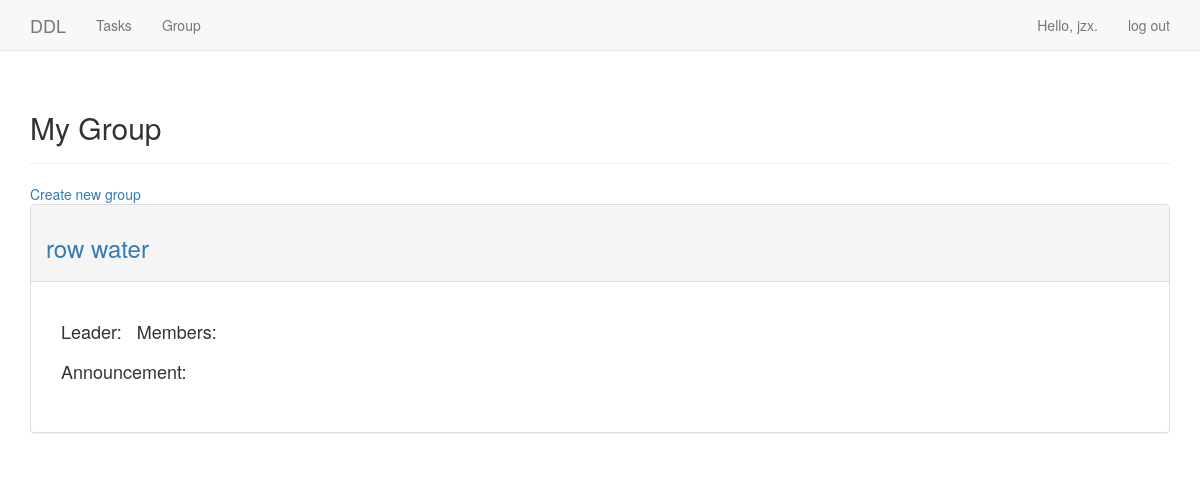
Before: /users/group/ (signed in) with the older database file.
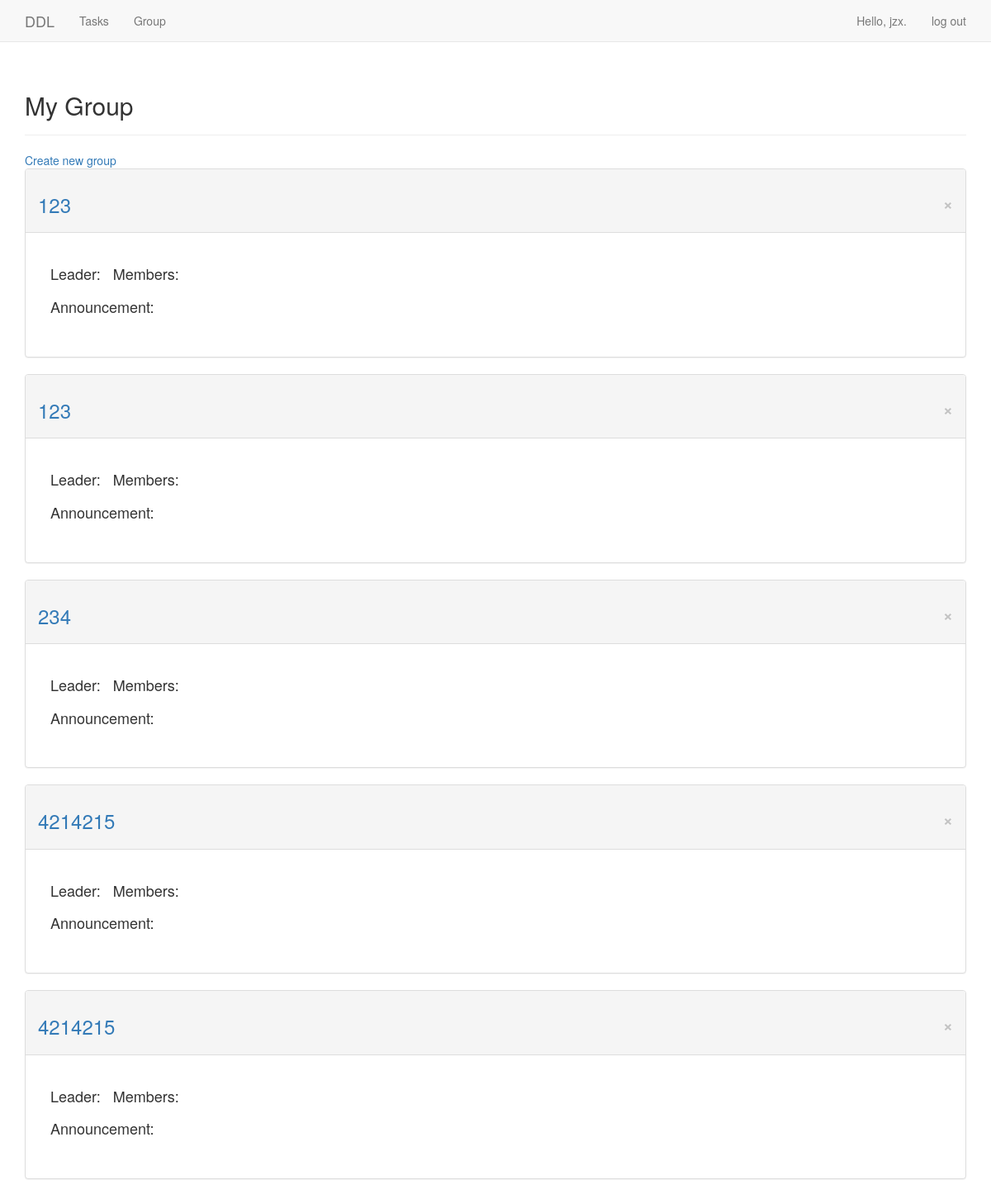
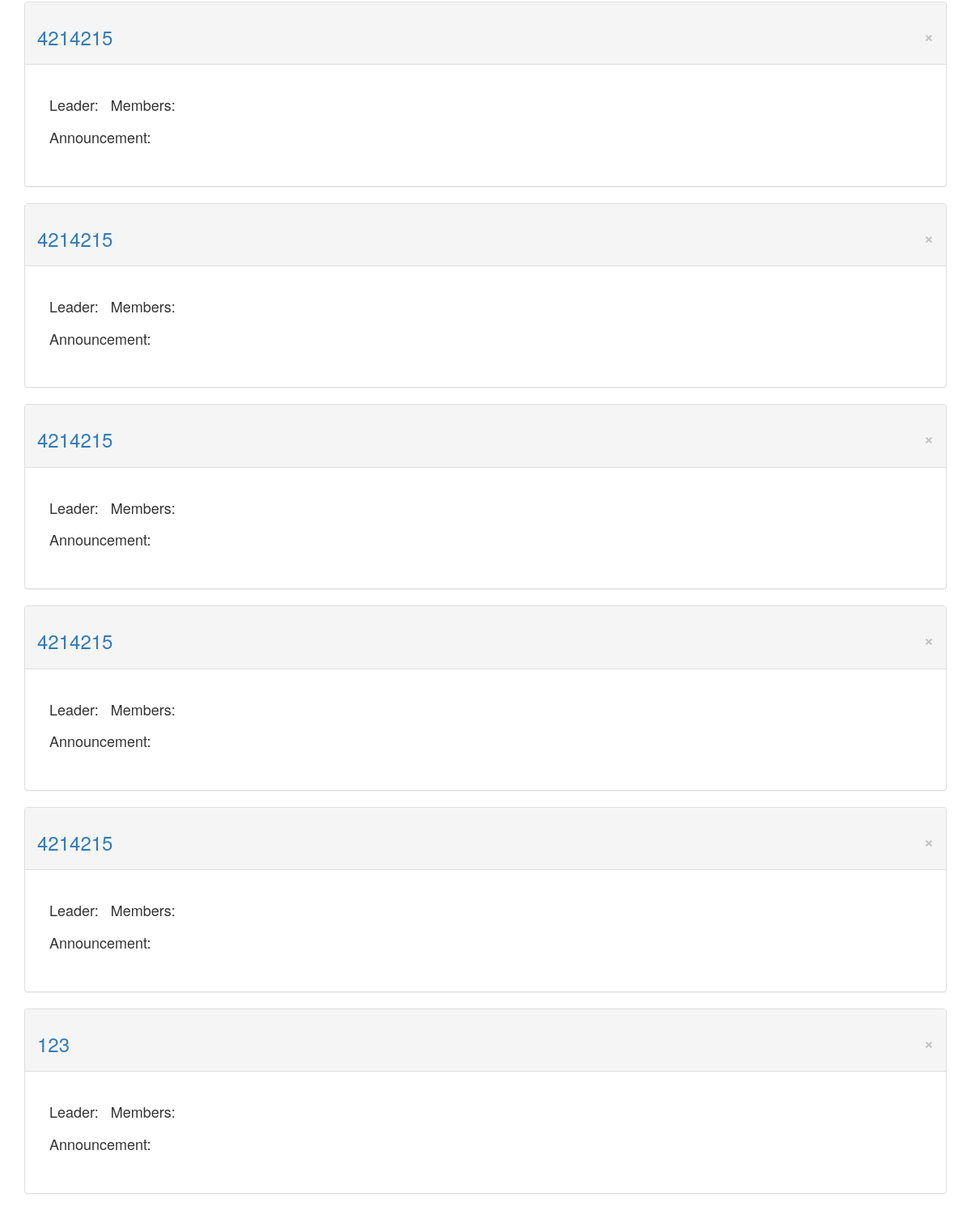
After: the same page with the newer database file (2 pictures, top to bottom).
### users/models.py (models this page shows)
class Group(models.Model):
    name = models.CharField(max_length = 10)
    text = models.TextField()
    leader = models.ForeignKey(User, on_delete = models.CASCADE, related_name = 'LeadGroup')
    member = models.ManyToManyField(User)

### users/views.py (the view)
@login_required
def group(request):
    groups = request.user.group_set.all()
    context = {'groups':groups}
    return render(request, 'users/group.html', context)

### users/templates/users/group.html (shortened to what this page needs)
{% extends "ddl/base.html" %}
{% load bootstrap3 %}
{% block header %}
  <h2>My Group</h2>
{% endblock header %}
{% block content %}
  {% if groups.size != 0 %}
    <a href = "{% url 'users:new_group' %}">Create new group</a>
  {% endif %}
  {% for group in groups %}
	<div class = "panel panel-default">
	  <div class = "panel-heading">
	    <h3>
		  <a href = "{% url 'users:group_info' group.id %}"> {{ group.name }} </a>
		  {% if group.leader == user %}
			  <button type="button" class="close" aria-label="Close" onclick="window.location.href='{% url 'users:del_group' group.id %}'"><span aria-hidden="true">×</span></button>
		  {% endif %}
		</h3>
      </div>
	  <div class = "panel-body">
	    <h4>
		  <div class = "panel-body">
		    Leader: {{ group.leader.myuser.name }} &nbsp
		    Members:
			<br> <br>
		    Announcement:
		</h4>
	  </div>
	</div>
  {% empty %}
	You haven't joined any group yet.
  {% endfor %}
{% endblock content %}

Changed rows visible on the page:
no longer on this page (row unchanged): Group: name "row water"
added Group: name "123"
added Group: name "123"
added Group: name "234"
added Group: name "4214215"
added Group: name "4214215"
added Group: name "4214215"
added Group: name "4214215"
added Group: name "4214215"
added Group: name "4214215"
added Group: name "4214215"
added Group: name "123"
